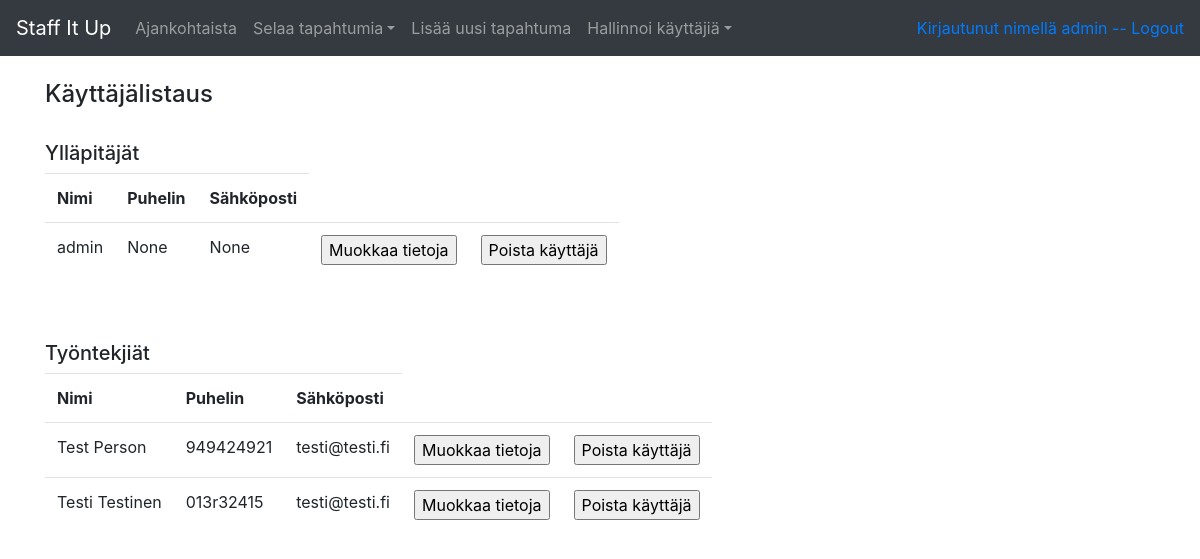
Before: /admin/auth/users (signed in) with the older database file.
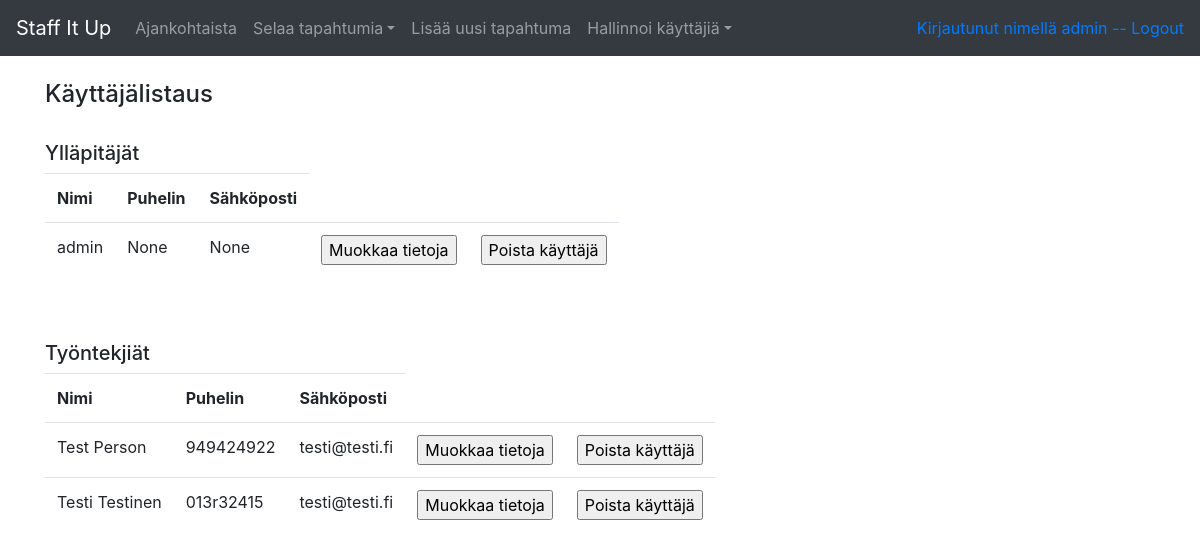
After: the same page with the newer database file.
### application/auth/models.py (models this page shows, shortened)
class User(db.Model):
    __tablename__ = "account"
    id = db.Column(db.Integer, primary_key=True)
    date_created = db.Column(db.DateTime, default=db.func.current_timestamp())
    date_modified = db.Column(db.DateTime, default=db.func.current_timestamp(),
                              onupdate=db.func.current_timestamp())
    name = db.Column(db.String(144), nullable=False)
    username = db.Column(db.String(20), nullable=False)
    password = db.Column(db.String(30), nullable=False)
    email = db.Column(db.String(144))
    phone = db.Column(db.String(20))
    roles = db.relationship("Role", secondary="account_role")
    registrations = db.relationship("AssignmentRegistration", backref='account', lazy=True)
    def role_ok(self, role):
        for user_role in self.roles:
                    if user_role.name == role:
                        return True

### application/auth/views.py (the view)
@app.route("/admin/auth/users")
@login_required(role="admin")
def list_users():
    users = User.query.order_by(User.name).all()
    return render_template("admin/auth/list.html", users=users)

### application/__init__.py (called while the page is built)
@login_manager.user_loader
def load_user(user_id):
    return User.query.get(user_id)

### application/templates/admin/auth/list.html
{% extends "layout.html" %}
{% block body %}
<h4>Käyttäjälistaus</h4><br>
<h5>Ylläpitäjät</h5>
  <table class="table" style="width:auto;">
    <tr>
      <th>Nimi</th>
      <th>Puhelin</th>
      <th>Sähköposti</th>
    </tr>
    {% for user in users %}
    {% if user.role_ok("admin") %}
    <tr>
      <td>
        {{ user.name }}
      </td>
      <td>{{ user.phone }}</td>
      <td>{{ user.email }}</td>
      <td>
	      <form method="GET" action="{{ url_for('user_update', user_id=user.id) }}">
	        <input type="submit" value="Muokkaa tietoja"/>
	      </form>
      </td>
      <td>
        <form method="POST" action="{{ url_for('user_delete', user_id=user.id) }}" onclick="return confirm('Haluatko varmasti poistaa käyttäjän?')">
	        <input type="submit" value="Poista käyttäjä"/>
	      </form>
      </td>
      {% endif %}
      {% endfor %}
    </tr>
  </table><br><br>
  <h5>Työntekjiät</h5>
  <table class="table" style="width:auto;">
    <tr>
      <th>Nimi</th>
      <th>Puhelin</th>
      <th>Sähköposti</th>
    </tr>
    {% for user in users %}
    {% if user.role_ok("user") %}
    <tr>
      <td>
        {{ user.name }}
      </td>
      <td>{{ user.phone }}</td>
      <td>{{ user.email }}</td>
      <td>
        <form method="GET" action="{{ url_for('user_update', user_id=user.id) }}">
          <input type="submit" value="Muokkaa tietoja"/>
        </form>
      </td>
      <td>
        <form method="POST" action="{{ url_for('user_delete', user_id=user.id) }}" onclick="return confirm('Haluatko varmasti poistaa käyttäjän?')">
	        <input type="submit" value="Poista käyttäjä"/>
	      </form>
      </td>
      {% endif %}
      {% endfor %}
    </tr>
  </table>
{% endblock %}

Changed rows visible on the page:
changed User "Test Person": phone "949424921" → "949424922"
